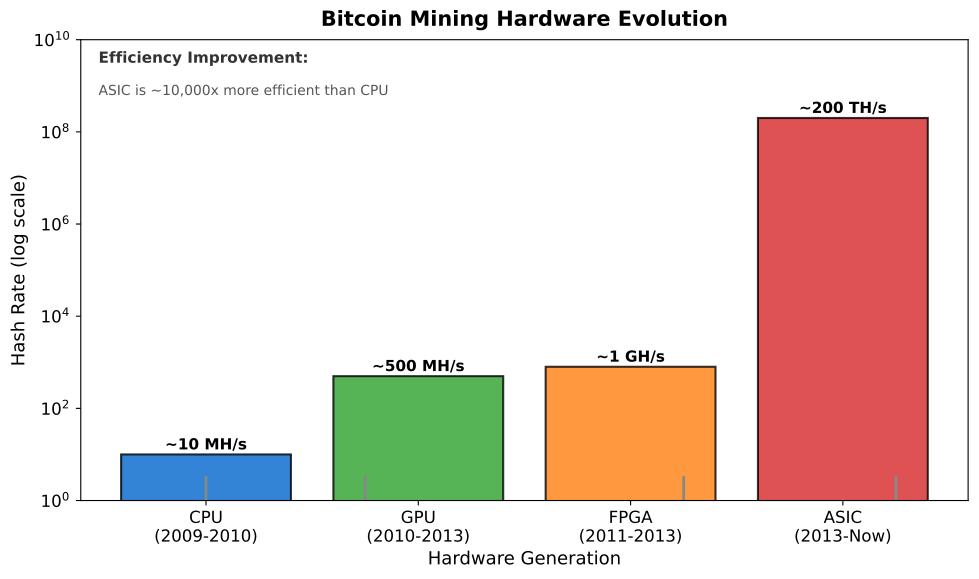

This chart was generated by the following Python code:
"""
Mining Hardware Evolution
Shows progression from CPU to ASIC
"""

import matplotlib.pyplot as plt
import numpy as np
from pathlib import Path

CHART_METADATA = {
    'title': 'Mining Hardware Evolution',
    'url': 'https://github.com/Digital-AI-Finance/Blockchain_Crypto/tree/main/Module_A_Blockchain_Foundations/L07_Proof_of_Work/charts/04_mining_hardware'
}

plt.rcParams.update({
    'font.size': 14,
    'axes.labelsize': 14,
    'axes.titlesize': 16,
    'xtick.labelsize': 12,
    'ytick.labelsize': 12,
    'legend.fontsize': 12,
    'figure.figsize': (10, 6),
    'figure.dpi': 150
})

MLPURPLE = '#3333B2'
MLBLUE = '#0066CC'
MLORANGE = '#FF7F0E'
MLGREEN = '#2CA02C'
MLRED = '#D62728'

fig, ax = plt.subplots(figsize=(10, 6))

# Hardware generations
hardware = ['CPU\n(2009-2010)', 'GPU\n(2010-2013)', 'FPGA\n(2011-2013)', 'ASIC\n(2013-Now)']
hash_rates = [10, 500, 800, 200000000]  # MH/s (ASIC in TH/s scaled)
efficiency = [0.1, 1, 5, 50]  # MH/J approximate

# Colors
colors = [MLBLUE, MLGREEN, MLORANGE, MLRED]

# Bar chart for hash rate (log scale)
bars = ax.bar(hardware, hash_rates, color=colors, edgecolor='black', linewidth=1.5, alpha=0.8)

# Add value labels
labels_text = ['~10 MH/s', '~500 MH/s', '~1 GH/s', '~200 TH/s']
for bar, label in zip(bars, labels_text):
    height = bar.get_height()
    ax.text(bar.get_x() + bar.get_width()/2., height * 1.1,
            label, ha='center', va='bottom', fontsize=11, fontweight='bold')

ax.set_yscale('log')
ax.set_ylabel('Hash Rate (log scale)', fontsize=13)
ax.set_xlabel('Hardware Generation', fontsize=13)
ax.set_ylim(1, 1e10)

# Efficiency annotation
ax.text(0.02, 0.95, 'Efficiency Improvement:', transform=ax.transAxes,
        fontsize=11, fontweight='bold', color='#333')
ax.text(0.02, 0.88, 'ASIC is ~10,000x more efficient than CPU', transform=ax.transAxes,
        fontsize=10, color='#555')

# Timeline annotation
timeline = [('2009', 0), ('2010', 0.75), ('2013', 2.25), ('2024', 3.25)]
for year, x in timeline:
    ax.axvline(x=x, ymin=0, ymax=0.05, color='#888', linewidth=2)

ax.set_title('Bitcoin Mining Hardware Evolution', fontweight='bold', fontsize=15, pad=10)
plt.tight_layout()

output_path = Path(__file__).parent / 'chart.pdf'
plt.savefig(output_path, bbox_inches='tight', dpi=300)
print(f"Chart saved to: {output_path.absolute()}")
plt.close()
